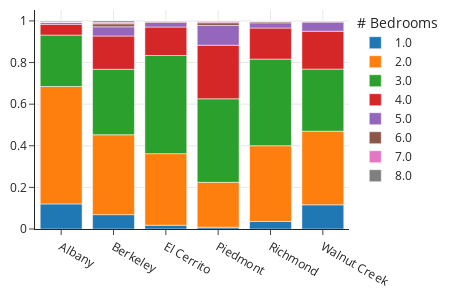

The notebook cell this image was saved under:
### Markdown cell above
Each bar in the plot has the same height of 1 because the segments represent the proportion of houses with one or more bedrooms in a city and so add to 1 or 100%:

### Code cell
fig = px.bar(br_crosstab, width=450, height=300)
fig.update_layout(yaxis_title=None, xaxis_title=None,
                 legend_title="# Bedrooms")
fig.show()

### Figure 1 — Plotly figure (JSON) as saved in the notebook; plotly's stock layout.template omitted (floating-point values rounded to 4 significant figures)
{"data": [{"alignmentgroup": "True", "hovertemplate": "br=1.0<br>city=%{x}<br>value=%{y}<extra></extra>", "legendgroup": "1.0", "marker": {"color": "#1F77B4", "pattern": {"shape": ""}}, "name": "1.0", "offsetgroup": "1.0", "orientation": "v", "showlegend": true, "textposition": "auto", "type": "bar", "x": ["Albany", "Berkeley", "El Cerrito", "Piedmont", "Richmond", "Walnut Creek"], "xaxis": "x", "y": [0.1206, 0.06906, 0.01815, 0.008633, 0.03605, 0.1162], "yaxis": "y"}, {"alignmentgroup": "True", "hovertemplate": "br=2.0<br>city=%{x}<br>value=%{y}<extra></extra>", "legendgroup": "2.0", "marker": {"color": "#FF7F0E", "pattern": {"shape": ""}}, "name": "2.0", "offsetgroup": "2.0", "orientation": "v", "showlegend": true, "textposition": "auto", "type": "bar", "x": ["Albany", "Berkeley", "El Cerrito", "Piedmont", "Richmond", "Walnut Creek"], "xaxis": "x", "y": [0.5643, 0.3839, 0.3441, 0.2158, 0.3642, 0.3538], "yaxis": "y"}, {"alignmentgroup": "True", "hovertemplate": "br=3.0<br>city=%{x}<br>value=%{y}<extra></extra>", "legendgroup": "3.0", "marker": {"color": "#2CA02C", "pattern": {"shape": ""}}, "name": "3.0", "offsetgroup": "3.0", "orientation": "v", "showlegend": true, "textposition": "auto", "type": "bar", "x": ["Albany", "Berkeley", "El Cerrito", "Piedmont", "Richmond", "Walnut Creek"], "xaxis": "x", "y": [0.2472, 0.3146, 0.4718, 0.4014, 0.4164, 0.2986], "yaxis": "y"}, {"alignmentgroup": "True", "hovertemplate": "br=4.0<br>city=%{x}<br>value=%{y}<extra></extra>", "legendgroup": "4.0", "marker": {"color": "#D62728", "pattern": {"shape": ""}}, "name": "4.0", "offsetgroup": "4.0", "orientation": "v", "showlegend": true, "textposition": "auto", "type": "bar", "x": ["Albany", "Berkeley", "El Cerrito", "Piedmont", "Richmond", "Walnut Creek"], "xaxis": "x", "y": [0.05167, 0.1601, 0.1367, 0.2576, 0.1493, 0.1819], "yaxis": "y"}, {"alignmentgroup": "True", "hovertemplate": "br=5.0<br>city=%{x}<br>value=%{y}<extra></extra>", "legendgroup": "5.0", "marker": {"color": "#9467BD", "pattern": {"shape": ""}}, "name": "5.0", "offsetgroup": "5.0", "orientation": "v", "showlegend": true, "textposition": "auto", "type": "bar", "x": ["Albany", "Berkeley", "El Cerrito", "Piedmont", "Richmond", "Walnut Creek"], "xaxis": "x", "y": [0.009119, 0.04438, 0.02203, 0.09496, 0.02523, 0.04369], "yaxis": "y"}, {"alignmentgroup": "True", "hovertemplate": "br=6.0<br>city=%{x}<br>value=%{y}<extra></extra>", "legendgroup": "6.0", "marker": {"color": "#8C564B", "pattern": {"shape": ""}}, "name": "6.0", "offsetgroup": "6.0", "orientation": "v", "showlegend": true, "textposition": "auto", "type": "bar", "x": ["Albany", "Berkeley", "El Cerrito", "Piedmont", "Richmond", "Walnut Creek"], "xaxis": "x", "y": [0.001013, 0.01421, 0.006481, 0.01295, 0.00721, 0.005084], "yaxis": "y"}, {"alignmentgroup": "True", "hovertemplate": "br=7.0<br>city=%{x}<br>value=%{y}<extra></extra>", "legendgroup": "7.0", "marker": {"color": "#E377C2", "pattern": {"shape": ""}}, "name": "7.0", "offsetgroup": "7.0", "orientation": "v", "showlegend": true, "textposition": "auto", "type": "bar", "x": ["Albany", "Berkeley", "El Cerrito", "Piedmont", "Richmond", "Walnut Creek"], "xaxis": "x", "y": [0.002026, 0.006482, 0, 0.007194, 0.0007725, 0.0004122], "yaxis": "y"}, {"alignmentgroup": "True", "hovertemplate": "br=8.0<br>city=%{x}<br>value=%{y}<extra></extra>", "legendgroup": "8.0", "marker": {"color": "#7F7F7F", "pattern": {"shape": ""}}, "name": "8.0", "offsetgroup": "8.0", "orientation": "v", "showlegend": true, "textposition": "auto", "type": "bar", "x": ["Albany", "Berkeley", "El Cerrito", "Piedmont", "Richmond", "Walnut Creek"], "xaxis": "x", "y": [0.004053, 0.00723, 0.0006481, 0.001439, 0.0007725, 0.0002748], "yaxis": "y"}], "layout": {"barmode": "relative", "height": 300, "legend": {"title": {"text": "# Bedrooms"}, "tracegroupgap": 0}, "width": 450, "xaxis": {"anchor": "y", "autorange": true, "domain": [0, 1], "range": [-0.5, 5.5], "title": {}, "type": "category"}, "yaxis": {"anchor": "x", "autorange": true, "domain": [0, 1], "range": [0, 1.053], "title": {}, "type": "linear"}}}
